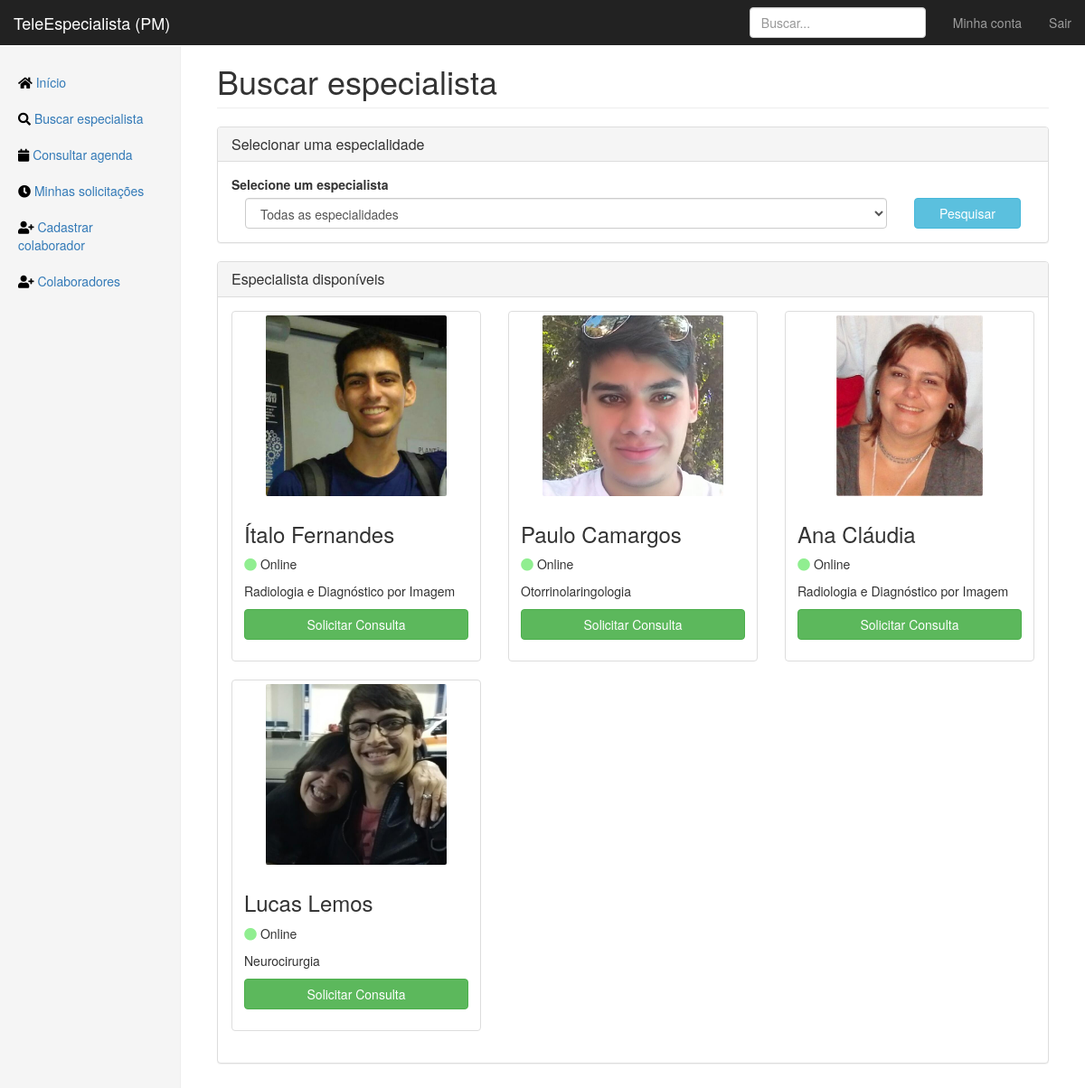
Screenshot of /search_specialist (signed in) with the database file from the repository.
### app/models.py (models this page shows, shortened)
class User(db.Model, UserMixin):
    id = db.Column(db.Integer, primary_key=True)
    email = db.Column(db.String(120), unique=True, nullable=False)
    password = db.Column(db.String(64), nullable=False)
    image_file = db.Column(db.String(100))
    crm = db.Column(db.Integer, unique=True, nullable=False)
    fullname = db.Column(db.String(256), nullable=False)
    birthdate = db.Column(db.DateTime)
    birthcity = db.Column(db.String(256))
    birthstate = db.Column(db.String(2))
    rg = db.Column(db.String(12), unique=True, nullable=False)
    cpf = db.Column(db.String(12), unique=True, nullable=False)
    cep = db.Column(db.Integer)
    place = db.Column(db.String(64))
    address = db.Column(db.String(256))
    neighborhood = db.Column(db.String(128))
    city = db.Column(db.String(128))
    state = db.Column(db.String(2))
    phone_1 = db.Column(db.String(16), nullable=False)
    phone_2 = db.Column(db.String(16))
    specialties = db.relationship('Specialty', secondary=joinsSpecialtyUser,
    backref=db.backref('doctors', lazy='dynamic'))
    consultas = db.relationship('Consulta', secondary=joinConsultaUser,
    backref=db.backref('doctors', lazy='dynamic'))
    shifts = db.relationship('Calendar', secondary=joinCalendarUser,
    backref=db.backref('doctor', lazy='dynamic'))

class Specialty(db.Model):
    id = db.Column(db.Integer, primary_key=True)
    specialty = db.Column(db.String(64), unique=True, nullable=False)
    service_days = db.relationship('Calendar', backref='specialty')

### app/routes.py (the view, shortened to what this page needs)
@app.route("/search_specialist", methods=['GET', 'POST'])
@login_required
def search_specialist():
    form = SearchSpecialistForm()
    form.populate_select_specialities()
    form.populate_menuzinhos(0)
    return render_template("search_specialist.html",
    title="Buscar - TeleEspecialista",
    form=form)

### app/forms.py (called while the page is built)
    def populate_select_specialities(self):
        choices = [(0,'Todas as especialidades')]
        specialties = []
        for u in User.query.all():
            s = Specialty.query.with_parent(u)[0]
            if not s.specialty in specialties and s.specialty != 'Geral':
                specialties.append(s.specialty)
                choices.append((s.id, s.specialty))
        self.select_specialities.choices = choices

    def populate_menuzinhos(self, s):
        self.users_found = []
        if s == 0 or s == '0':
            users_found = User.query.all()
        else:
            users_found = User.query.with_parent(Specialty.query.filter_by(id=s)[0])
        for u in users_found:
            if u.specialties[0].specialty != 'Geral':
                self.users_found.append(u)

### app/models.py (called while the page is built)
@login_manager.user_loader
def load_user(user_id):
    return User.query.get(int(user_id))

### app/templates/search_specialist.html (shortened to what this page needs)
{% extends "layout.html" %}
{% block content %}
<h1 class="page-header">Buscar especialista</h1>
<div class="panel panel-default">
    <div class="panel-heading">
        <h3 class="panel-title">Selecionar uma especialidade</h3>
    </div>
    <div class="panel-body">
        <form method="post" action="" >
        <div class="form-group">
            <div class="rol">
                <label for="sel1">Selecione um especialista</label>
            </div>
            <div class="col-md-10">
            {{ form.select_specialities(class="form-control") }}
            </div>
            <div class="col-md-2">
            {{ form.search_submit(class="btn btn-info btn-block") }}
            </div>
        </div>
        </form>
    </div>
</div>
<div class="panel panel-default">
    <div class="panel-heading">
        <h3 class="panel-title">Especialista disponíveis</h3>
    </div>
    <div class="panel-body">
        <div class="row">
            {% for user in form.users_found %}
            <div class="col-sm-6 col-md-4">
                <div class="thumbnail">
                    <center>
                    <img src="{{ url_for('static', filename='profilePics/' + user.image_file) }}"
                    alt="User Picture"
                    height= "200px"
                    style="border-radius:1%">
                    </center>
                    <div class="caption">
                        <h3>{{ user.fullname }}</h3>
                        <p>
                            {% if True %}
                            <i class="fas fa-circle" style="color:lightgreen;"></i>
                            Online
                            {% else %}
                            <i class="fas fa-circle" style="color:gray;"></i>
                            Offline
                            {%endif%}
                        </p>
                        <p>{{ user.specialties[0].specialty }}</p>
                        <p>
                            {% if True %}
                            <button onclick="showDialog({{user.id}}, '{{user.fullname}}', true)"
                            class="btn btn-success btn-block">Solicitar Consulta</button>
                            {% else %}
                            <button onclick="showDialog({{user.id}}, '{{user.fullname}}', false)"
                            class="btn btn-primary btn-block">Agendar Consulta</button>
                            {%endif%}
                        </p>
                    </div>
                </div>
            </div>
            {% endfor %}
        </div>
    </div>
</div>
{% endblock %}

### app/static/dashboard.css (style rules this page uses)
body { padding-top: 50px; }
.main .page-header { margin-top: 0; }

### app/static/mainLogged.css (style rules this page uses)
.thumbnail p, .thumbnail h4 { white-space: nowrap; text-overflow: ellipsis; overflow: hidden; }

### rows the page displays
User: image_file (picture), fullname "Ítalo Fernandes", specialty "Radiologia e Diagnóstico por Imagem"
User: image_file (picture), fullname "Paulo Camargos", specialty "Otorrinolaringologia"
User: image_file (picture), fullname "Ana Cláudia", specialty "Radiologia e Diagnóstico por Imagem"
User: image_file (picture), fullname "Lucas Lemos", specialty "Neurocirurgia"
